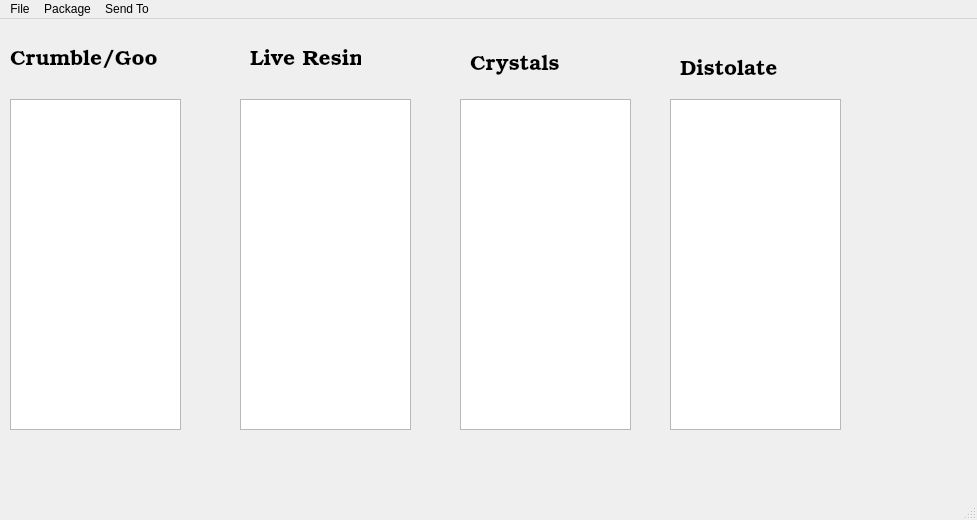
<?xml version="1.0" encoding="UTF-8"?>
<ui version="4.0">
 <class>MainWindow</class>
 <widget class="QMainWindow" name="MainWindow">
  <property name="geometry">
   <rect>
    <x>0</x>
    <y>0</y>
    <width>977</width>
    <height>520</height>
   </rect>
  </property>
  <property name="windowTitle">
   <string>MainWindow</string>
  </property>
  <widget class="QWidget" name="centralwidget">
   <widget class="QListWidget" name="listLive">
    <property name="geometry">
     <rect>
      <x>240</x>
      <y>80</y>
      <width>171</width>
      <height>331</height>
     </rect>
    </property>
    <property name="font">
     <font>
      <family>URW Bookman L</family>
      <pointsize>12</pointsize>
     </font>
    </property>
   </widget>
   <widget class="QListWidget" name="listCrum">
    <property name="geometry">
     <rect>
      <x>10</x>
      <y>80</y>
      <width>171</width>
      <height>331</height>
     </rect>
    </property>
    <property name="font">
     <font>
      <family>URW Bookman L</family>
      <pointsize>12</pointsize>
     </font>
    </property>
   </widget>
   <widget class="QLabel" name="labelCry">
    <property name="geometry">
     <rect>
      <x>470</x>
      <y>30</y>
      <width>91</width>
      <height>31</height>
     </rect>
    </property>
    <property name="font">
     <font>
      <family>URW Bookman L</family>
      <pointsize>16</pointsize>
     </font>
    </property>
    <property name="text">
     <string>Crystals</string>
    </property>
   </widget>
   <widget class="QLabel" name="labelDisto">
    <property name="geometry">
     <rect>
      <x>680</x>
      <y>40</y>
      <width>111</width>
      <height>21</height>
     </rect>
    </property>
    <property name="font">
     <font>
      <family>URW Bookman L</family>
      <pointsize>16</pointsize>
     </font>
    </property>
    <property name="text">
     <string>Distolate</string>
    </property>
   </widget>
   <widget class="QLabel" name="labelCrum">
    <property name="geometry">
     <rect>
      <x>10</x>
      <y>30</y>
      <width>151</width>
      <height>21</height>
     </rect>
    </property>
    <property name="font">
     <font>
      <family>URW Bookman L</family>
      <pointsize>16</pointsize>
     </font>
    </property>
    <property name="text">
     <string>Crumble/Goo</string>
    </property>
   </widget>
   <widget class="QListWidget" name="listCry">
    <property name="geometry">
     <rect>
      <x>460</x>
      <y>80</y>
      <width>171</width>
      <height>331</height>
     </rect>
    </property>
    <property name="font">
     <font>
      <family>URW Bookman L</family>
      <pointsize>12</pointsize>
     </font>
    </property>
   </widget>
   <widget class="QListWidget" name="listDisto">
    <property name="geometry">
     <rect>
      <x>670</x>
      <y>80</y>
      <width>171</width>
      <height>331</height>
     </rect>
    </property>
   </widget>
   <widget class="QLabel" name="labeLive">
    <property name="geometry">
     <rect>
      <x>250</x>
      <y>30</y>
      <width>111</width>
      <height>21</height>
     </rect>
    </property>
    <property name="font">
     <font>
      <family>URW Bookman L</family>
      <pointsize>16</pointsize>
     </font>
    </property>
    <property name="text">
     <string>Live Resin</string>
    </property>
   </widget>
  </widget>
  <widget class="QMenuBar" name="menubar">
   <property name="geometry">
    <rect>
     <x>0</x>
     <y>0</y>
     <width>977</width>
     <height>25</height>
    </rect>
   </property>
   <widget class="QMenu" name="menuFile">
    <property name="title">
     <string>File</string>
    </property>
    <addaction name="actionSave"/>
    <addaction name="actionQuit"/>
   </widget>
   <widget class="QMenu" name="menuPackage">
    <property name="title">
     <string>Package</string>
    </property>
    <addaction name="actionPackage_Selected"/>
   </widget>
   <widget class="QMenu" name="menuSend_To">
    <property name="title">
     <string>Send To</string>
    </property>
    <addaction name="actionSend_to_Bulk"/>
   </widget>
   <addaction name="menuFile"/>
   <addaction name="menuPackage"/>
   <addaction name="menuSend_To"/>
  </widget>
  <widget class="QStatusBar" name="statusbar"/>
  <action name="actionSave">
   <property name="text">
    <string>Save</string>
   </property>
  </action>
  <action name="actionQuit">
   <property name="text">
    <string>Quit</string>
   </property>
  </action>
  <action name="actionPackage_Selected">
   <property name="text">
    <string>Package Selected</string>
   </property>
  </action>
  <action name="actionSend_to_Bulk">
   <property name="text">
    <string>Send to Bulk</string>
   </property>
  </action>
 </widget>
 <resources/>
 <connections/>
</ui>
